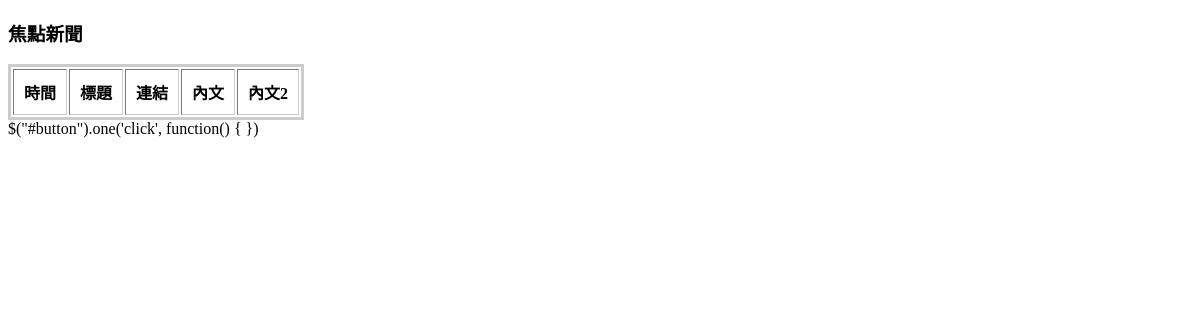
Before: / with the older database file.
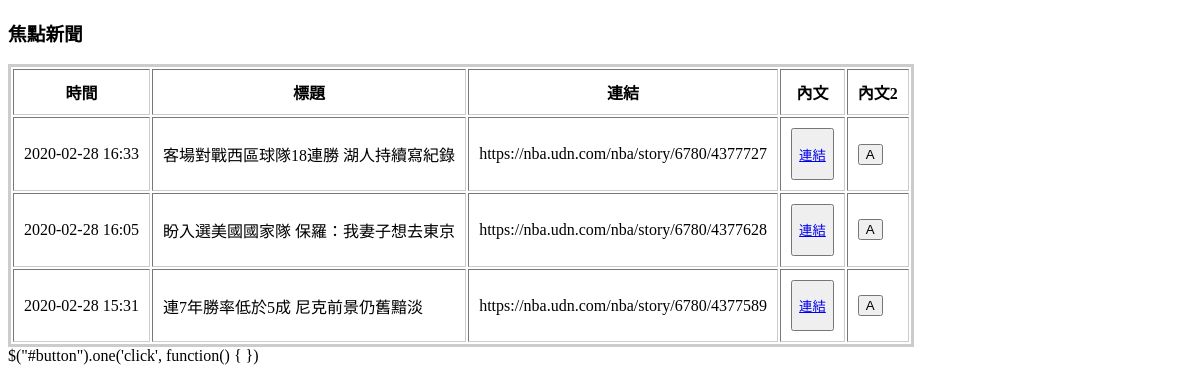
After: the same page with the newer database file.
### crawler/models.py (models this page shows)
class nba_news(models.Model):
    nba_title = models.CharField(max_length = 30, blank=True, default='')
    nba_content = models.TextField(blank=True, default='')
    nba_url = models.TextField(blank=True, default='')
    nba_time = models.CharField(max_length=50, null=True, default='')

### crawler/views.py (the view)
# urls.py: path('',views.simple_crawl),
def simple_crawl(request):
    all_nba_news = nba_news.objects.all().order_by('-nba_time')
    return render(request,'simple_crawl.html',locals())

### crawler/templates/simple_crawl.html (shortened to what this page needs)
<!DOCTYPE html>
<head>
</head>
<div>
<div ><h3>焦點新聞</div>
<body>
   <table  style="border:3px #cccccc solid;" cellpadding="10" border='1'>
        <tr>
            <th>時間</th>
            <th>標題</th>
            <th>連結</th>
            <th>內文</th>
            <th>內文2</th>
        </tr>
    {% for nba_news in all_nba_news %}
        <tr>
            <td> {{ nba_news.nba_time }} </td>
            <td> {{ nba_news.nba_title }} </td>
            <td> {{ nba_news.nba_url }} </td>
            <td><button>
                    <p><a href="{{ nba_news.nba_url }}"target="_blank">連結</a></p>
                </button>
            </td>
            <td><button id='button'>A </button></td>
        </tr>
    {% endfor %}
    </table>
    $("#button").one('click', function() {  })
</body>
</html>

Changed rows visible on the page:
now on this page (row edited): nba_news: nba_time "2020-02-28 16:33", nba_title "客場對戰西區球隊18連勝 湖人持續寫紀錄", nba_url "https://nba.udn.com/nba/story/6780/4377727"
now on this page (row edited): nba_news: nba_time "2020-02-28 16:05", nba_title "盼入選美國國家隊 保羅：我妻子想去東京", nba_url "https://nba.udn.com/nba/story/6780/4377628"
now on this page (row edited): nba_news: nba_time "2020-02-28 15:31", nba_title "連7年勝率低於5成 尼克前景仍舊黯淡", nba_url "https://nba.udn.com/nba/story/6780/4377589"
